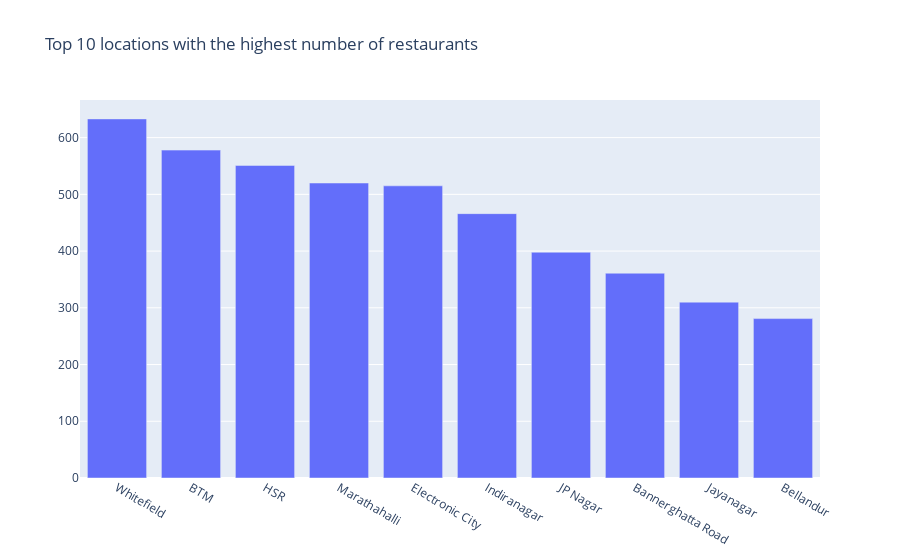

The notebook cell this image was saved under:
### Code cell
# using the iplot

trace2 = go.Bar(x=df_total.index, y=df_total['restaurant'].head(10))
# add a title to the graph
layout = go.Layout(title='Top 10 locations with the highest number of restaurants')
# create a figure
fig = go.Figure(data=[trace2], layout=layout)
# show the figure
iplot(fig)

### Figure 1 — Plotly figure (JSON) as saved in the notebook; plotly's stock layout.template omitted (floating-point values rounded to 4 significant figures)
{"data": [{"type": "bar", "x": ["Whitefield", "BTM", "HSR", "Marathahalli", "Electronic City", "Indiranagar", "JP Nagar", "Bannerghatta Road", "Jayanagar", "Bellandur", "Sarjapur Road", "Koramangala 5th Block", "Banashankari", "New BEL Road", "Malleshwaram", "Kalyan Nagar", "Basavanagudi", "Rajajinagar", "Brookefield", "Banaswadi", "Frazer Town", "Koramangala 6th Block", "Kammanahalli", "Koramangala 7th Block", "Koramangala 1st Block", "Old Airport Road", "Brigade Road", "Koramangala 4th Block", "Ulsoor", "Nagawara", "MG Road", "Domlur", "Jeevan Bhima Nagar", "Residency Road", "Basaveshwara Nagar", "Richmond Road", "Kumaraswamy Layout", "Majestic", "Yeshwantpur", "Thippasandra", "Bommanahalli", "Shanti Nagar", "Church Street", "Hennur", "Lavelle Road", "Kaggadasapura", "Vijay Nagar", "Cunningham Road", "Ejipura", "Seshadripuram", "Vasanth Nagar", "RT Nagar", "Sahakara Nagar", "Wilson Garden", "ITPL Main Road, Whitefield", "Commercial Street", "St. Marks Road", "Shivajinagar", "Varthur Main Road, Whitefield", "Koramangala 8th Block", "CV Raman Nagar", "HBR Layout", "Sanjay Nagar", "Race Course Road", "Sadashiv Nagar", "City Market", "Koramangala 3rd Block", "South Bangalore", "East Bangalore", "Magadi Road", "Rammurthy Nagar", "Jalahalli", "Infantry Road", "Hosur Road", "Sankey Road", "Kanakapura Road", "Old Madras Road", "Mysore Road", "Koramangala 2nd Block", "KR Puram", "Uttarahalli", "Koramangala", "North Bangalore", "Hebbal", "West Bangalore", "Yelahanka", "Langford Town", "Central Bangalore", "Rajarajeshwari Nagar", "Kengeri", "Nagarbhavi", "Peenya"], "y": [633, 578, 551, 520, 515, 466, 398, 361, 310, 281]}], "layout": {"title": {"text": "Top 10 locations with the highest number of restaurants"}}}
